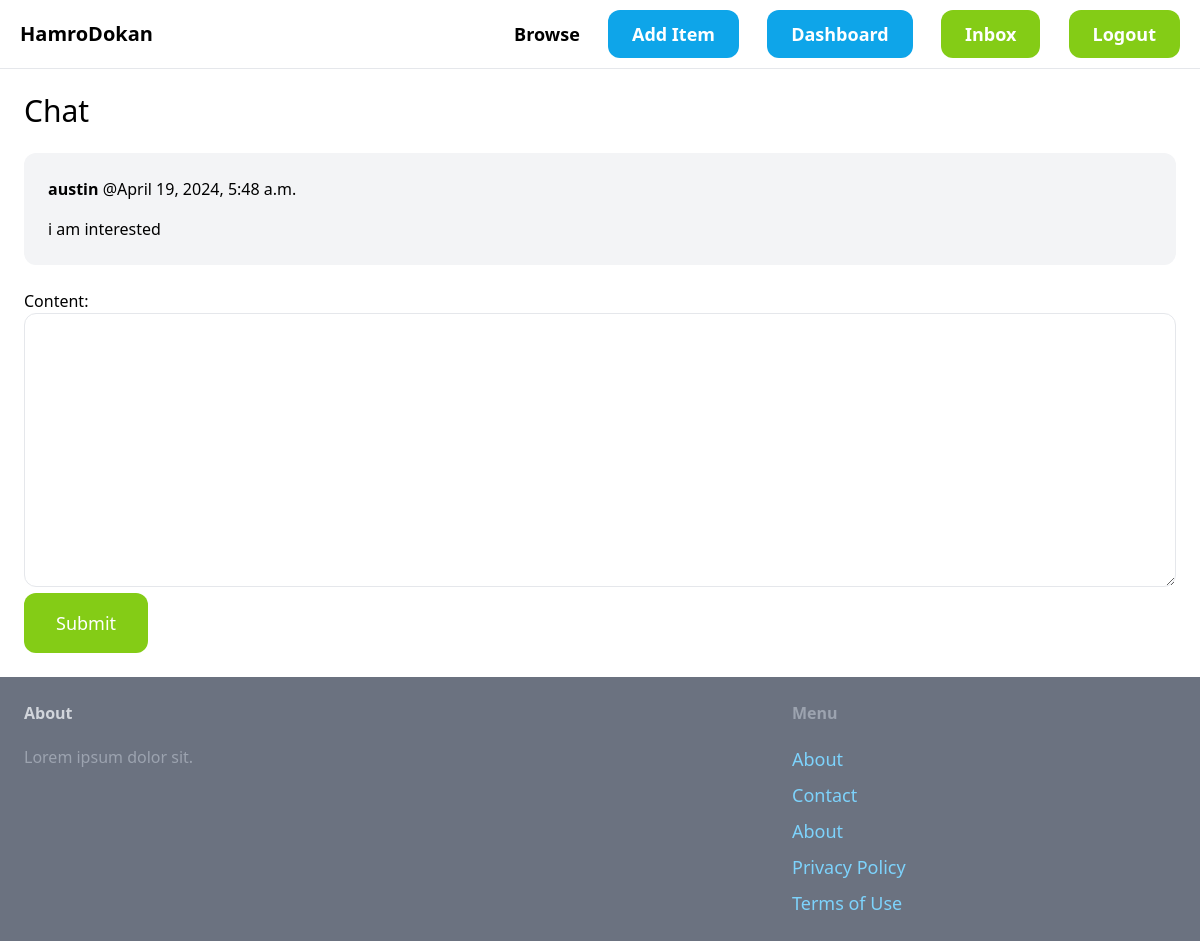
/inbox/1/ (signed in), run on an earlier commit of the app's database.
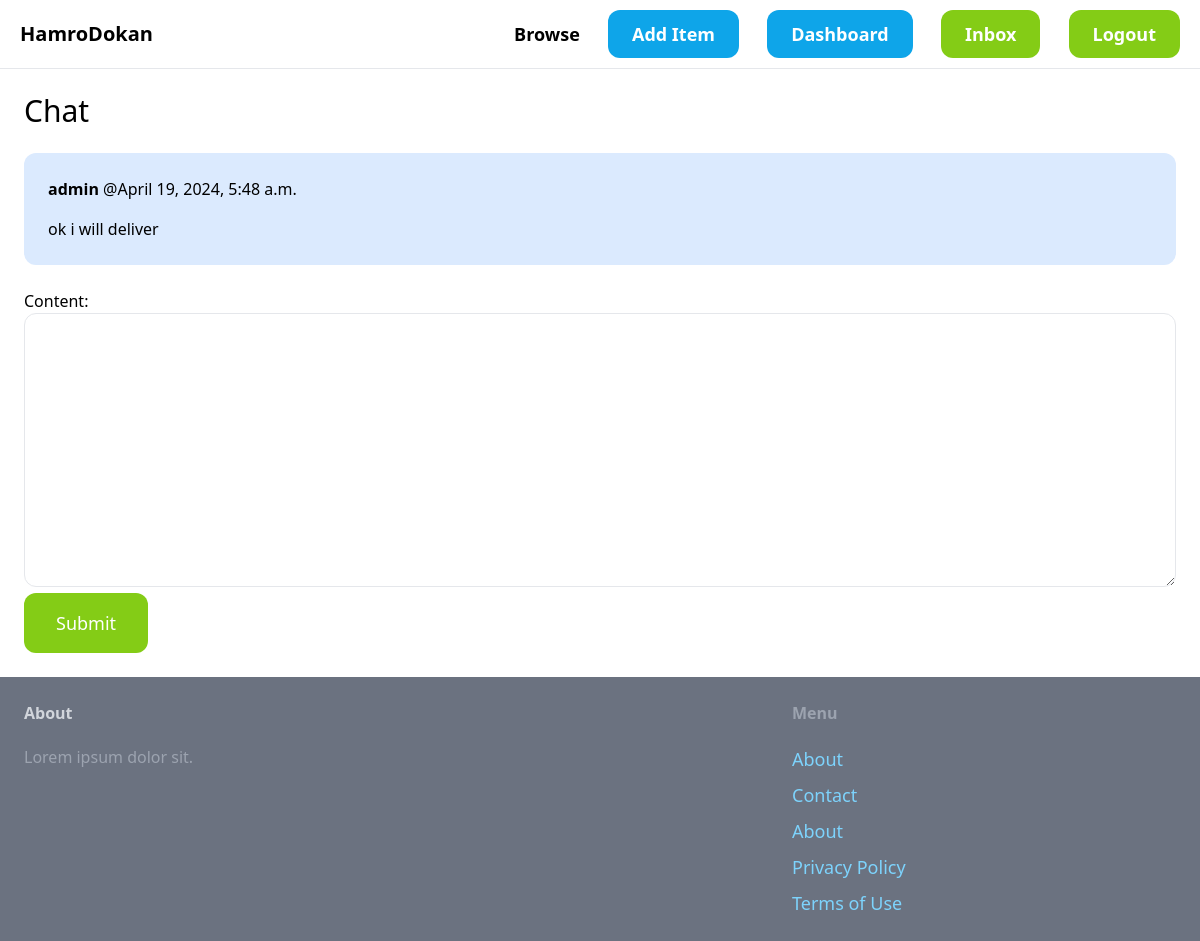
And on a later commit of the database.
### chat/models.py (models this page shows)
class chatmessages(models.Model):
  chat=models.ForeignKey(Chat, related_name='messages',on_delete=models.CASCADE)
  content=models.TextField()
  created_at=models.DateTimeField(auto_now_add=True)
  created_by= models.ForeignKey(User,related_name='created_chats',on_delete=models.CASCADE)

### chat/views.py (the view)
# urls.py: path('<int:pk>/',views.detail,name='detail'),
@login_required
def detail(request,pk):
  chat=Chat.objects.filter(members__in=[request.user.id]).get(pk=pk)
  if request.method == 'POST':
    form = ChatmessagesForm(request.POST)
    if form.is_valid():
      chat_message=form.save(commit=False)
      chat_message.chat=chat
      chat_message.created_by=request.user
      chat_message.save()
      return redirect('chat:detail',pk=pk)
  else:
    form= ChatmessagesForm()
  return render(request,'chat/chat.html',{
    'chat':chat,
    'form':form,
  })

### chat/forms.py
class ChatmessagesForm(forms.ModelForm):
  class Meta:
    model=chatmessages
    fields=('content',)
    widgets={
      'content':forms.Textarea(attrs={
        'class':'w-full py-4 px-6 rounded-xl border'
      })
    }

### chat/templates/chat/chat.html (shortened to what this page needs)
{%extends 'core/base.html'%}
{%block content%}
<h1 class="mb-6 text-3xl ">Chat</h1>
<div classs="space-y-6">
  {% for message in chat.messages.all %}
    <div class="p-6 flex {%if message.created_by == request.user %}bg-blue-100 {%else%} bg-gray-100 {% endif %} rounded-xl">
      <div>
        <p class="mb-4 "> <strong>
          {{message.created_by.username}}
        </strong>@{{message.created_at}}</p>
      <p>{{message.content}}</p>
      </div>
    </div>
   {%endfor%}
</div>
<form method="post" action="." class="mt-6">
  {{form.as_p}}
  <button class=" py-4 px-8 text-lg bg-lime-500 hover:bg-lime-700 rounded-xl text-white ">Submit</button>
</form>
{%endblock%}

What changed in the data, as far as the page shows it:
changed chatmessages: created_by_id 5 → 1 (drawn); created_by.username "austin" → "admin"; content "i am interested" → "ok i will deliver"
